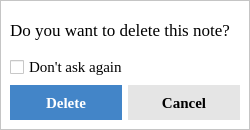
<?xml version="1.0" encoding="UTF-8"?>
<ui version="4.0">
 <class>DeleteNote</class>
 <widget class="QDialog" name="DeleteNote">
  <property name="geometry">
   <rect>
    <x>0</x>
    <y>0</y>
    <width>250</width>
    <height>130</height>
   </rect>
  </property>
  <property name="sizePolicy">
   <sizepolicy hsizetype="Preferred" vsizetype="Preferred">
    <horstretch>0</horstretch>
    <verstretch>0</verstretch>
   </sizepolicy>
  </property>
  <property name="minimumSize">
   <size>
    <width>250</width>
    <height>130</height>
   </size>
  </property>
  <property name="maximumSize">
   <size>
    <width>250</width>
    <height>130</height>
   </size>
  </property>
  <property name="font">
   <font>
    <pointsize>7</pointsize>
   </font>
  </property>
  <property name="windowTitle">
   <string>Dialog</string>
  </property>
  <property name="sizeGripEnabled">
   <bool>false</bool>
  </property>
  <layout class="QVBoxLayout" name="verticalLayout">
   <property name="spacing">
    <number>0</number>
   </property>
   <property name="leftMargin">
    <number>0</number>
   </property>
   <property name="topMargin">
    <number>0</number>
   </property>
   <property name="rightMargin">
    <number>0</number>
   </property>
   <property name="bottomMargin">
    <number>0</number>
   </property>
   <item>
    <widget class="QFrame" name="frame">
     <property name="sizePolicy">
      <sizepolicy hsizetype="Preferred" vsizetype="Preferred">
       <horstretch>0</horstretch>
       <verstretch>0</verstretch>
      </sizepolicy>
     </property>
     <property name="font">
      <font>
       <family>Times New Roman</family>
       <pointsize>11</pointsize>
      </font>
     </property>
     <property name="styleSheet">
      <string notr="true">background-color: rgb(255, 255, 255);</string>
     </property>
     <property name="frameShape">
      <enum>QFrame::StyledPanel</enum>
     </property>
     <property name="frameShadow">
      <enum>QFrame::Raised</enum>
     </property>
     <layout class="QGridLayout" name="gridLayout">
      <item row="0" column="0">
       <layout class="QVBoxLayout" name="verticalLayout_2">
        <item>
         <widget class="QLabel" name="label">
          <property name="font">
           <font>
            <family>Times New Roman</family>
            <pointsize>13</pointsize>
            <weight>50</weight>
            <bold>false</bold>
           </font>
          </property>
          <property name="text">
           <string>Do you want to delete this note?</string>
          </property>
         </widget>
        </item>
        <item>
         <widget class="QCheckBox" name="checkBox">
          <property name="font">
           <font>
            <family>Times New Roman</family>
            <pointsize>11</pointsize>
           </font>
          </property>
          <property name="styleSheet">
           <string notr="true"/>
          </property>
          <property name="text">
           <string>Don't ask again</string>
          </property>
         </widget>
        </item>
        <item>
         <layout class="QHBoxLayout" name="horizontalLayout">
          <item>
           <widget class="QPushButton" name="pushButton_yes">
            <property name="minimumSize">
             <size>
              <width>0</width>
              <height>35</height>
             </size>
            </property>
            <property name="maximumSize">
             <size>
              <width>16777215</width>
              <height>35</height>
             </size>
            </property>
            <property name="font">
             <font>
              <family>Times New Roman</family>
              <pointsize>11</pointsize>
              <weight>75</weight>
              <bold>true</bold>
             </font>
            </property>
            <property name="styleSheet">
             <string notr="true">QPushButton{
border:none;
background-color:rgb(67, 133, 200);
color: rgb(255, 255, 255);
}
QPushButton:hover{
	background-color: rgb(17, 133, 195);
}</string>
            </property>
            <property name="text">
             <string>Delete</string>
            </property>
           </widget>
          </item>
          <item>
           <widget class="QPushButton" name="pushButton_no">
            <property name="minimumSize">
             <size>
              <width>0</width>
              <height>35</height>
             </size>
            </property>
            <property name="maximumSize">
             <size>
              <width>16777215</width>
              <height>35</height>
             </size>
            </property>
            <property name="font">
             <font>
              <family>Times New Roman</family>
              <pointsize>11</pointsize>
              <weight>75</weight>
              <bold>true</bold>
             </font>
            </property>
            <property name="styleSheet">
             <string notr="true">QPushButton{
	border:none;
	background-color: rgb(229, 229, 229);
}
QPushButton:hover{
	background-color: lightgray;
}</string>
            </property>
            <property name="text">
             <string>Cancel</string>
            </property>
           </widget>
          </item>
         </layout>
        </item>
       </layout>
      </item>
     </layout>
    </widget>
   </item>
  </layout>
 </widget>
 <resources/>
 <connections/>
</ui>
